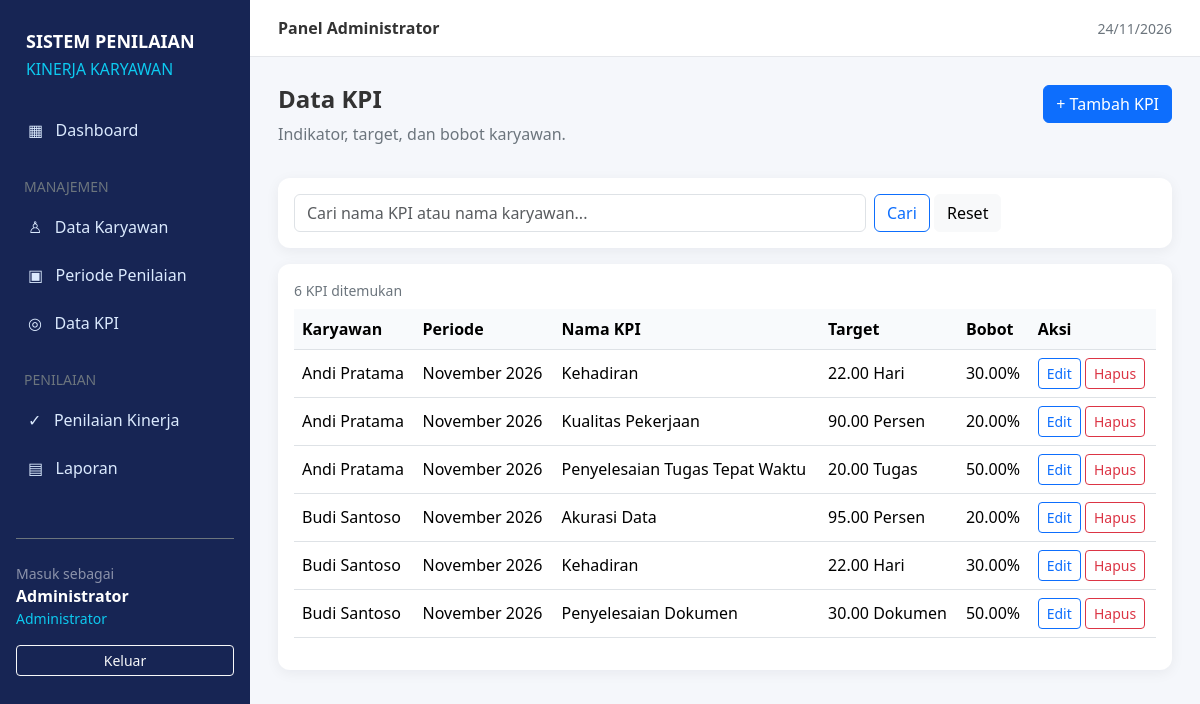
The page /index.php?page=kpis (signed in) on the database its author committed.
### tables this page shows
CREATE TABLE IF NOT EXISTS kpis (
  id BIGINT UNSIGNED AUTO_INCREMENT PRIMARY KEY,
  employee_id BIGINT UNSIGNED NOT NULL,
  period_id BIGINT UNSIGNED NOT NULL,
  name VARCHAR(255) NOT NULL,
  target DECIMAL(12,2) NOT NULL,
  unit VARCHAR(50) NOT NULL,
  weight DECIMAL(5,2) NOT NULL,
  created_at TIMESTAMP NULL DEFAULT CURRENT_TIMESTAMP,
  updated_at TIMESTAMP NULL DEFAULT CURRENT_TIMESTAMP ON UPDATE CURRENT_TIMESTAMP,
  INDEX idx_kpis_employee_period (employee_id,period_id),
  CONSTRAINT fk_kpis_employee FOREIGN KEY (employee_id) REFERENCES users(id) ON DELETE RESTRICT,
  CONSTRAINT fk_kpis_period FOREIGN KEY (period_id) REFERENCES periods(id) ON DELETE RESTRICT
);

CREATE TABLE IF NOT EXISTS users (
  id BIGINT UNSIGNED AUTO_INCREMENT PRIMARY KEY,
  name VARCHAR(255) NOT NULL,
  email VARCHAR(255) NOT NULL UNIQUE,
  email_verified_at TIMESTAMP NULL,
  password VARCHAR(255) NOT NULL,
  role VARCHAR(20) NOT NULL DEFAULT 'employee',
  employee_number VARCHAR(50) NULL UNIQUE,
  position VARCHAR(100) NULL,
  department VARCHAR(100) NULL,
  phone VARCHAR(30) NULL,
  status VARCHAR(20) NOT NULL DEFAULT 'active',
  remember_token VARCHAR(100) NULL,
  created_at TIMESTAMP NULL DEFAULT CURRENT_TIMESTAMP,
  updated_at TIMESTAMP NULL DEFAULT CURRENT_TIMESTAMP ON UPDATE CURRENT_TIMESTAMP,
  INDEX idx_users_role (role)
);

CREATE TABLE IF NOT EXISTS periods (
  id BIGINT UNSIGNED AUTO_INCREMENT PRIMARY KEY,
  month TINYINT UNSIGNED NOT NULL,
  year SMALLINT UNSIGNED NOT NULL,
  status VARCHAR(20) NOT NULL DEFAULT 'open',
  created_at TIMESTAMP NULL DEFAULT CURRENT_TIMESTAMP,
  updated_at TIMESTAMP NULL DEFAULT CURRENT_TIMESTAMP ON UPDATE CURRENT_TIMESTAMP,
  UNIQUE KEY unique_period (month,year)
);

### models/helpers.php (called while the page is built, shortened)
<?php
function e($value): string
{
    return htmlspecialchars((string)($value ?? ''), ENT_QUOTES, 'UTF-8');
}
function queryAll(string $sql, array $params = []): array
{
    global $koneksi;
    $result = $koneksi->query($sql);
    return $result->fetch_all(MYSQLI_ASSOC);
}
function url(string $page = 'dashboard', array $params = []): string
{
    return 'index.php?' . http_build_query(array_merge(['page' => $page], $params));
}
function monthName(int $month): string
{
    return [1 => 'Januari', 2 => 'Februari', 3 => 'Maret', 4 => 'April', 5 => 'Mei', 6 => 'Juni', 7 => 'Juli', 8 => 'Agustus', 9 => 'September', 10 => 'Oktober', 11 => 'November', 12 => 'Desember'][$month] ?? '-';
}

### views/admin/kpis.php (the view, shortened to what this page needs)
<div class="d-flex justify-content-between align-items-start mb-3">
    <div>
        <h4 class="fw-bold">Data KPI</h4>
        <p class="text-secondary">Indikator, target, dan bobot karyawan.</p>
    </div><a class="btn btn-primary" href="<?= url('kpi-form') ?>">+ Tambah KPI</a>
</div>
<div class="card p-3 mb-3">
    <form method="get" action="index.php" class="row g-2"><input type="hidden" name="page" value="kpis">
        <div class="col-md-8"><input type="search" class="form-control" name="q" value="<?= e($data['search'] ?? '') ?>"
                placeholder="Cari nama KPI atau nama karyawan..."></div>
        <div class="col-md-auto"><button class="btn btn-outline-primary" type="submit"><i class="bi bi-search"></i>
                Cari</button> <a class="btn btn-light" href="<?= url('kpis') ?>">Reset</a></div>
    </form>
</div>
<div class="card p-3">
    <div class="d-flex justify-content-between align-items-center mb-2"><span
            class="text-secondary small"><?php if (($data['search'] ?? '') !== ''): ?>Hasil pencarian:
            <strong><?= e($data['search']) ?></strong> · <?php endif; ?><?= count($data['rows']) ?> KPI ditemukan</span>
    </div>
    <div class="table-responsive">
        <table class="table align-middle">
            <thead>
                <tr>
                    <th>Karyawan</th>
                    <th>Periode</th>
                    <th>Nama KPI</th>
                    <th>Target</th>
                    <th>Bobot</th>
                    <th>Aksi</th>
                </tr>
            </thead>
            <tbody><?php foreach ($data['rows'] as $r): ?><tr>
                        <td><?= e($r['employee']) ?></td>
                        <td><?= monthName((int)$r['month']) . ' ' . $r['year'] ?></td>
                        <td><?= e($r['name']) ?></td>
                        <td><?= e($r['target'] . ' ' . $r['unit']) ?></td>
                        <td><?= e($r['weight']) ?>%</td>
                        <td><a class="btn btn-sm btn-outline-primary"
                                href="<?= url('kpi-form', ['id' => $r['id']]) ?>">Edit</a>
                            <form class="d-inline" method="post" onsubmit="return confirm('PERINGATAN: Menghapus KPI ini juga akan menghapus seluruh realisasi dan riwayat penilaiannya. Lanjutkan?')"><input
                                    value="kpi_delete"><input type="hidden" name="id" value="<?= $r['id'] ?>"><button
                                    class="btn btn-sm btn-outline-danger">Hapus</button></form>
                        </td>
                    </tr><?php endforeach;
                        if (!$data['rows']): ?><tr>
                        <td colspan="6" class="text-center text-secondary py-4">
                            <?php if (($data['search'] ?? '') !== ''): ?>Tidak ada KPI atau karyawan yang cocok dengan
                            pencarian
                            tersebut.<?php else: ?>Belum ada KPI.<?php endif; ?></td>
                    </tr><?php endif; ?></tbody>
        </table>
    </div>
</div>

### public/css/custom.css (style rules this page uses)
* { margin: 0; padding: 0; box-sizing: border-box; }
body { font-family: 'Segoe UI', sans-serif; background-color: #f5f7fb; color: #333; }

### views/layouts/header.php (style rules this page uses)
.card { border: 0; box-shadow: 0 3px 14px rgba(15, 23, 42, .06); border-radius: 12px }
.table th { white-space: nowrap; background: #f8fafc }

### rows shown on the page
kpis: employee.name "Andi Pratama", period.month "November", period.year "2026", name "Kehadiran", target+unit "22.00 Hari", weight "30.00"
kpis: employee.name "Andi Pratama", period.month "November", period.year "2026", name "Kualitas Pekerjaan", target+unit "90.00 Persen", weight "20.00"
kpis: employee.name "Andi Pratama", period.month "November", period.year "2026", name "Penyelesaian Tugas Tepat Waktu", target+unit "20.00 Tugas", weight "50.00"
kpis: employee.name "Budi Santoso", period.month "November", period.year "2026", name "Akurasi Data", target+unit "95.00 Persen", weight "20.00"
kpis: employee.name "Budi Santoso", period.month "November", period.year "2026", name "Kehadiran", target+unit "22.00 Hari", weight "30.00"
kpis: employee.name "Budi Santoso", period.month "November", period.year "2026", name "Penyelesaian Dokumen", target+unit "30.00 Dokumen", weight "50.00"

### other values the page prints
$user['name'] "Administrator"
count($data['rows']) "6"
